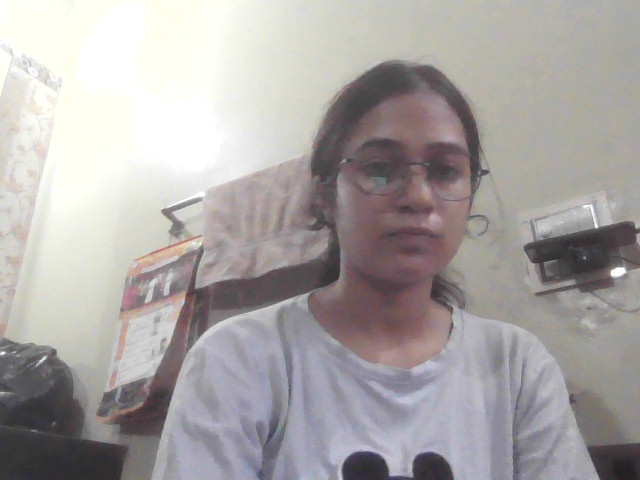
#> input picture faces_db/kriti mahajan.jpg, 640 x 480 px; its folder holds only this picture in this run
$ python -i app.py   (imports and definitions only)
#> lines starting #> are read from the running program, lines starting #| are printed output that depends on the picture
#> further down, picture is the input picture: shape (480, 640, 3); mean B, G, R 164, 164.9, 169.4
import os
import cv2
import base64
import numpy as np
import pandas as pd
from datetime import datetime
from flask import Flask, render_template, request, jsonify

BASE_DIR = os.path.dirname(os.path.abspath(__file__))
DB_PATH = os.path.join(BASE_DIR, "faces_db")
CSV_PATH = os.path.join(BASE_DIR, "attendance.csv")

# [7 lines not run here, left out]

def get_face_cascade():
    """Safely fetch OpenCV Haar Cascade classifier."""
    cascade_path = cv2.data.haarcascades + 'haarcascade_frontalface_default.xml'
    return cv2.CascadeClassifier(cascade_path)

# [7 lines left out: function decode_image, not called in this run]

def extract_face(frame):
    face_cascade = get_face_cascade()
    gray = cv2.cvtColor(frame, cv2.COLOR_BGR2GRAY)
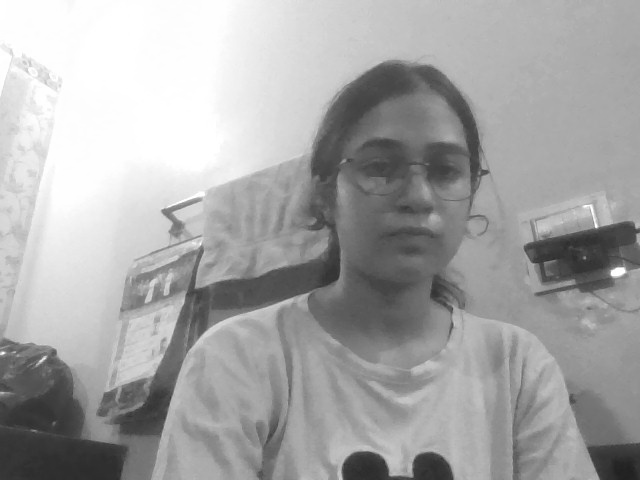
#> gray: shape (480, 640); min 32, max 255, mean 166.2
    faces = face_cascade.detectMultiScale(gray, scaleFactor=1.1, minNeighbors=5, minSize=(80, 80))
#> faces = [[320, 96, 181, 181]]
    if len(faces) == 0:
        return None
    (x, y, w, h) = faces[0]
#> x = 320; y = 96; w = 181; h = 181
    face_crop = gray[y:y+h, x:x+w]
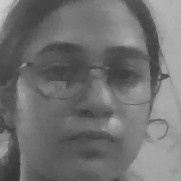
#> face_crop: shape (181, 181); min 51, max 206, mean 112.7
    return cv2.resize(face_crop, (200, 200))

# [15 lines left out: function mark_attendance, not called in this run]

# [3 lines that did not run here, left out]

# [27 lines that did not run here, left out]

# [44 lines that did not run here, left out]

# [9 lines that did not run here, left out]

# [2 lines not run here, left out]

>>> import cv2
>>> picture = cv2.imread('faces_db/kriti mahajan.jpg')
>>> result = extract_face(picture)
